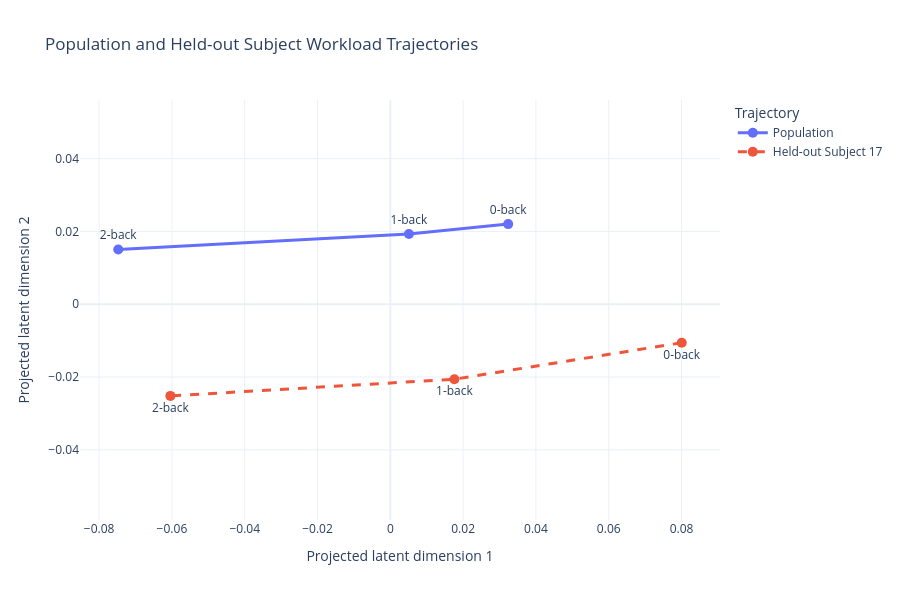

The notebook cell this image was saved under:
### Code cell
# ============================================================
# 10. POPULATION vs SUBJECT TRAJECTORY
# ============================================================

combined = np.vstack([
    population_centroids,
    subject_centroids
])


# ------------------------------------------------------------
# Joint projection
#
# PCA is fitted ONCE to all six 64-D centroids so population
# and held-out subject trajectories share the same coordinate
# system.
# ------------------------------------------------------------

trajectory_pca = PCA(
    n_components=2
)

combined_2d = trajectory_pca.fit_transform(
    combined
)

population_2d = combined_2d[:3]

subject_2d = combined_2d[3:]


# ------------------------------------------------------------
# Plot
# ------------------------------------------------------------

fig = go.Figure()


# Population trajectory
fig.add_trace(
    go.Scatter(
        x=population_2d[:, 0],
        y=population_2d[:, 1],

        mode="lines+markers+text",

        text=[
            "0-back",
            "1-back",
            "2-back"
        ],

        textposition="top center",

        name="Population",

        marker=dict(
            size=10
        ),

        line=dict(
            width=3
        )
    )
)


# Held-out subject trajectory
fig.add_trace(
    go.Scatter(
        x=subject_2d[:, 0],
        y=subject_2d[:, 1],

        mode="lines+markers+text",

        text=[
            "0-back",
            "1-back",
            "2-back"
        ],

        textposition="bottom center",

        name=(
            f"Held-out Subject {DEMO_SUBJECT}"
        ),

        marker=dict(
            size=10
        ),

        line=dict(
            width=3,
            dash="dash"
        )
    )
)


# ------------------------------------------------------------
# Layout
# ------------------------------------------------------------

fig.update_layout(
    title=(
        "Population and Held-out Subject "
        "Workload Trajectories"
    ),

    xaxis_title=(
        "Projected latent dimension 1"
    ),

    yaxis_title=(
        "Projected latent dimension 2"
    ),

    template="plotly_white",

    height=600,

    width=900,

    legend=dict(
        title="Trajectory"
    )
)


# ------------------------------------------------------------
# Equal geometric scaling
# ------------------------------------------------------------

fig.update_yaxes(
    scaleanchor="x",
    scaleratio=1
)


fig.show()

### Figure 1 — Plotly figure (JSON) as saved in the notebook; plotly's stock layout.template omitted (floating-point values rounded to 4 significant figures)
{"data": [{"line": {"width": 3}, "marker": {"size": 10}, "mode": "lines+markers+text", "name": "Population", "text": ["0-back", "1-back", "2-back"], "textposition": "top center", "type": "scatter", "x": [0.03238, 0.005115, -0.07474], "y": [0.02201, 0.01929, 0.01505]}, {"line": {"dash": "dash", "width": 3}, "marker": {"size": 10}, "mode": "lines+markers+text", "name": "Held-out Subject 17", "text": ["0-back", "1-back", "2-back"], "textposition": "bottom center", "type": "scatter", "x": [0.08006, 0.01761, -0.06042], "y": [-0.01056, -0.0206, -0.02519]}], "layout": {"height": 600, "legend": {"title": {"text": "Trajectory"}}, "title": {"text": "Population and Held-out Subject Workload Trajectories"}, "width": 900, "xaxis": {"title": {"text": "Projected latent dimension 1"}}, "yaxis": {"scaleanchor": "x", "scaleratio": 1, "title": {"text": "Projected latent dimension 2"}}}}
